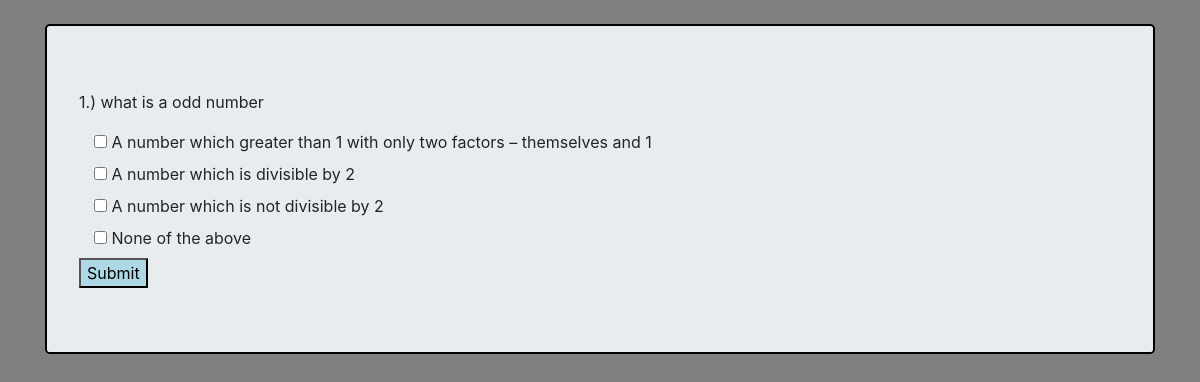
Page /school/quiz1 (signed in) on the committed database.
### testapp/models.py (models this page shows, shortened)
class Questions(models.Model):
    question=models.CharField(max_length=1000)
    quiz=models.ManyToManyField(Quiz,related_name="question_set")
    class Meta:
        verbose_name_plural="Questions"
    def get_answers(self):
        return self.answer_set.all()

class Answers(models.Model):
    option=models.CharField(max_length=100)
    correct=models.BooleanField()
    question=models.ForeignKey(Questions,on_delete=models.CASCADE,related_name="answer_set")
    class Meta:
        verbose_name_plural="Answers"

### testapp/views.py (the view)
# urls.py: path('quiz<int:pk>',views.quiz,name="inquiz"),
@login_required
def quiz(request,pk):
    global questionno,quiz,starttime,questionlist,question
    if questionno==0:
        starttime=time.time()
        quiz=Quiz.objects.get(pk=pk).get_questions()
    if Quiz.objects.get(pk=pk).number_of_questions==questionno:
        stoptime=time.time()
        return(result(request,pk,int(stoptime-starttime)))
    eachquestion=quiz[questionno]
    questionlist.append(eachquestion.id)
    question=eachquestion.question
    options=eachquestion.get_answers()
    questionno+=1
    return render(request,"testapp/quiz.html",{'multy':True,'question':question,'options':options,'pk':pk,'questionno':questionno})

### testapp/models.py (called while the page is built)
    def get_questions(self):
        questions=list(self.question_set.all())
        random.shuffle(questions)
        return questions[:self.number_of_questions]

### testapp/templates/testapp/quiz.html (shortened to what this page needs)
{% extends 'base.html'%}
{% block body%}
    <form action="answer{{pk}}" method="POST">
        <div id="row type-select">
            <p>{{questionno}}.) {{question}}</p>
            {% for x in options%}
            <div class="col s12 m4 l4 center-align">
                <input type="checkbox" name="{{x.pk}}">
                <label for="{{x.pk}}">{{x.option}}</label>
            </div>
            {% endfor %}
        </div>
        <input class="quiznext" type="submit" placeholder="next">
    </form>
{% endblock %}

### templates/base.html (shortened to what this page needs)
<!DOCTYPE html>
<html lang="en">
{% load static %}
<head>
    <link rel="stylesheet" href="https://cdn.jsdelivr.net/npm/bootstrap@4.6.0/dist/css/bootstrap.min.css">
    <link rel="stylesheet" href="{% static '/css/basenew.css' %}">
</head>
<body class="homeback">
    <br>
    <div class="container ">
        <div class="jumbotron containerback">
            {% block body %}
            {% endblock%}
        </div>
    </div>
</body>
</html>

### static/css/basenew.css (style rules this page uses)
.homeback { background-color: grey; }
.containerback { border: black 2px solid; }
.quiznext { background-color: lightblue; }

### rows in the picture
Questions: question "what is a odd number"
Answers: option "A number which greater than 1 with only two factors – themselves and 1"
Answers: option "A number which is divisible by 2"
Answers: option "A number which is not divisible by 2"
Answers: option "None of the above"

### other values in the picture
{{ questionno }} "1"
